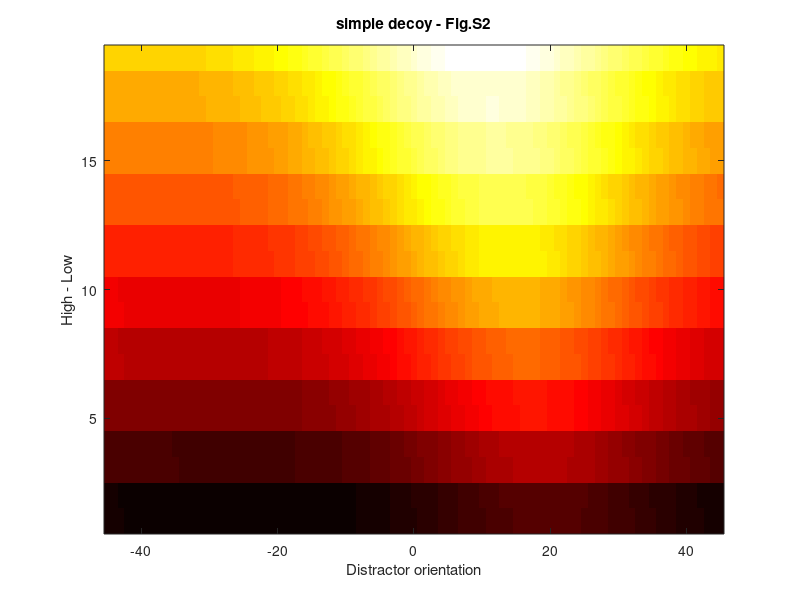

Reproduce this figure in MATLAB.
clear 
clc
fspace=-90:90;
Xii_1 = 20;
Ximat = 1:19; % target 2
Xjmat = -45:45;
Xsmat = 20;

for j = 1:length(Xjmat)
    for i = 1:length(Ximat);
        sigmat = 10-(normpdf(fspace,Xjmat(j),Xsmat(1))*length(fspace));
        P1 = normpdf(Xii_1,fspace,sigmat);
        P2 = normpdf(Ximat(i),fspace,sigmat);
        tdiff(i) = Xii_1-Ximat(i);
        
        cp(i,j) = (sum(P2(P2>P1))+sum(P1(P1>P2)))/2;
        R1(i,j) = P1*fspace';
        R2(i,j) = P2*fspace';
        
    end
end
f = figure;
set(f,'Units','inches','position',[0,0,3,3])
imagesc(Xjmat,tdiff,cp)
set(gca,'YDir','normal')
colormap hot
ylabel('High - Low');
xlabel('Distractor orientation');
title('simple decoy - Fig.S2')